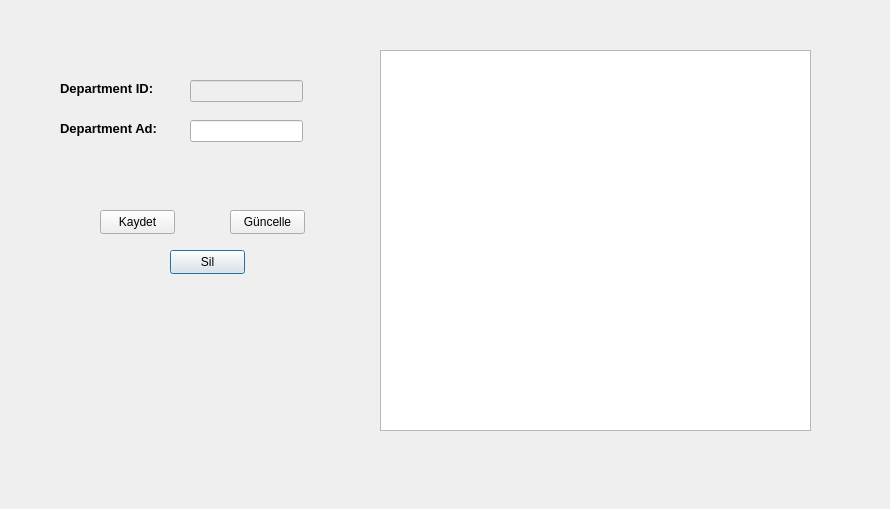
<?xml version="1.0" encoding="UTF-8"?>
<ui version="4.0">
 <class>departman</class>
 <widget class="QDialog" name="departman">
  <property name="geometry">
   <rect>
    <x>0</x>
    <y>0</y>
    <width>890</width>
    <height>509</height>
   </rect>
  </property>
  <property name="windowTitle">
   <string>Dialog</string>
  </property>
  <widget class="QPushButton" name="pushButton_sil">
   <property name="geometry">
    <rect>
     <x>170</x>
     <y>250</y>
     <width>75</width>
     <height>24</height>
    </rect>
   </property>
   <property name="text">
    <string>Sil</string>
   </property>
  </widget>
  <widget class="QTableView" name="tableView">
   <property name="geometry">
    <rect>
     <x>380</x>
     <y>50</y>
     <width>431</width>
     <height>381</height>
    </rect>
   </property>
  </widget>
  <widget class="QLabel" name="label">
   <property name="geometry">
    <rect>
     <x>60</x>
     <y>80</y>
     <width>141</width>
     <height>16</height>
    </rect>
   </property>
   <property name="font">
    <font>
     <pointsize>10</pointsize>
     <bold>true</bold>
    </font>
   </property>
   <property name="text">
    <string>Department ID:</string>
   </property>
  </widget>
  <widget class="QLineEdit" name="lineEdit_departman_id">
   <property name="enabled">
    <bool>false</bool>
   </property>
   <property name="geometry">
    <rect>
     <x>190</x>
     <y>80</y>
     <width>113</width>
     <height>22</height>
    </rect>
   </property>
  </widget>
  <widget class="QLabel" name="label_2">
   <property name="geometry">
    <rect>
     <x>60</x>
     <y>120</y>
     <width>111</width>
     <height>16</height>
    </rect>
   </property>
   <property name="font">
    <font>
     <pointsize>10</pointsize>
     <bold>true</bold>
    </font>
   </property>
   <property name="text">
    <string>Department Ad:</string>
   </property>
  </widget>
  <widget class="QLineEdit" name="lineEdit_departman_ad">
   <property name="geometry">
    <rect>
     <x>190</x>
     <y>120</y>
     <width>113</width>
     <height>22</height>
    </rect>
   </property>
  </widget>
  <widget class="QPushButton" name="pushButton_guncelle">
   <property name="geometry">
    <rect>
     <x>230</x>
     <y>210</y>
     <width>75</width>
     <height>24</height>
    </rect>
   </property>
   <property name="text">
    <string>Güncelle</string>
   </property>
  </widget>
  <widget class="QPushButton" name="pushButton_kaydet">
   <property name="geometry">
    <rect>
     <x>100</x>
     <y>210</y>
     <width>75</width>
     <height>24</height>
    </rect>
   </property>
   <property name="text">
    <string>Kaydet</string>
   </property>
  </widget>
 </widget>
 <resources/>
 <connections/>
</ui>
